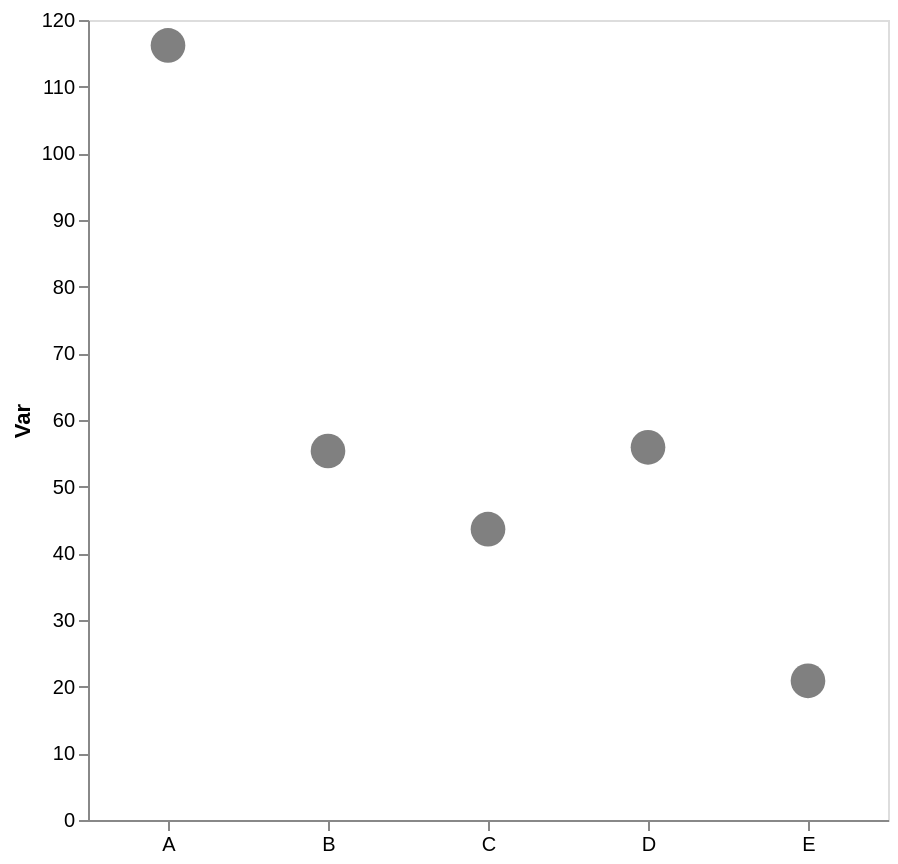

Vega-Lite specification stored for this chart:
### Vega-Lite specification from a JSON file in a GitHub repository (floating-point values rounded to 4 significant figures)
{"config": {"view": {"continuousWidth": 300, "continuousHeight": 300}, "axis": {"grid": false}, "bar": {"color": "gray"}}, "data": {"name": "data-a615c666294c8351c674f8c05205eff1"}, "mark": {"type": "point", "color": "gray", "filled": true, "size": 300}, "encoding": {"x": {"axis": {"labelAngle": 0, "title": null}, "field": "cat", "type": "nominal"}, "y": {"aggregate": "mean", "axis": {"title": "Var"}, "field": "var1", "type": "quantitative"}}, "height": 400, "width": 400, "$schema": "https://vega.github.io/schema/vega-lite/v5.17.0.json", "datasets": {"data-a615c666294c8351c674f8c05205eff1": [{"cat": "C", "var1": 50.46, "var2": 50.78}, {"cat": "A", "var1": 88.43, "var2": 58.22}, {"cat": "D", "var1": 55.9, "var2": 42.7}, {"cat": "C", "var1": 53.14, "var2": 61.68}, {"cat": "E", "var1": 22.4, "var2": 44.99}, {"cat": "E", "var1": 19.34, "var2": 51.44}, {"cat": "B", "var1": 61.22, "var2": 52.99}, {"cat": "C", "var1": 33.29, "var2": 57.4}, {"cat": "C", "var1": 37.59, "var2": 39.27}, {"cat": "B", "var1": 49.48, "var2": 34.41}, {"cat": "A", "var1": 137.5, "var2": 45.82}, {"cat": "A", "var1": 122.6, "var2": 64.59}]}}
